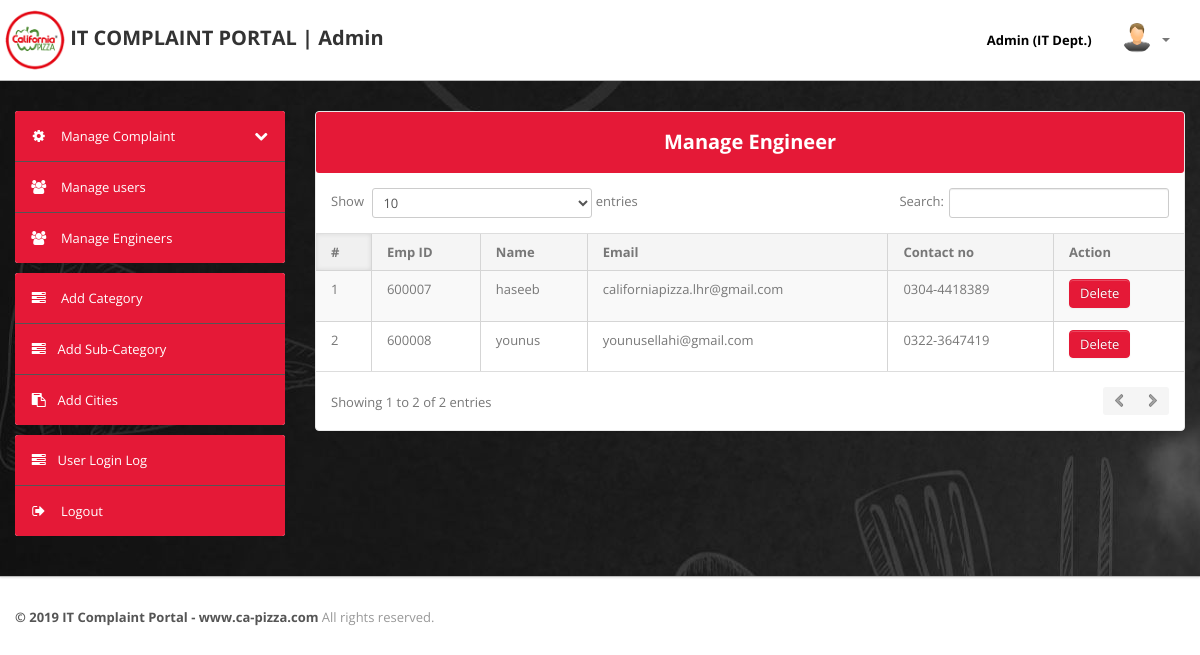
The page /admin/manage-engineers.php (signed in) on the database its author committed.
### tables this page shows
CREATE TABLE `engineer` (
  `id` int(11) NOT NULL,
  `engid` varchar(250) NOT NULL,
  `username` varchar(250) NOT NULL,
  `email` varchar(250) NOT NULL,
  `contact` varchar(250) NOT NULL,
  `password` varchar(250) NOT NULL
);

### admin/manage-engineers.php (the view, shortened to what this page needs)
<?php
include('include/config.php');
if(strlen($_SESSION['alogin'])==0)
	{
header('location:index.php');
}
else{
?>
<!DOCTYPE html>
<html lang="en">
<head>
	<link type="text/css" href="bootstrap/css/bootstrap.min.css" rel="stylesheet">
	<link type="text/css" href="bootstrap/css/bootstrap-responsive.min.css" rel="stylesheet">
	<link type="text/css" href="css/theme.css" rel="stylesheet">
	<link type="text/css" href="images/icons/css/font-awesome.css" rel="stylesheet">
</head>
<body oncontextmenu="return false;">
<?php include('include/header.php');?>
	<div class="wrapper">
		<div class="container">
			<div class="row">
<?php include('include/sidebar.php');?>
			<div class="span9">
					<div class="content">
			<div class="module">
							<div class="module-head">
								<h3>Manage Engineer</h3>
							</div>
							<div class="module-body table">
								<table cellpadding="0" cellspacing="0" border="0" class="datatable-1 table table-bordered table-striped	 display" width="100%">
									<thead>
										<tr>
											<th>#</th>
											<th> Emp ID</th>
											<th> Name</th>
											<th>Email </th>
											<th>Contact no</th>
											<th>Action</th>
										</tr>
									</thead>
									<tbody>
<?php $query=mysqli_query($con,"select * from engineer");
$cnt=1;
while($row=mysqli_fetch_array($query))
{
?>
										<tr>
											<td><?php echo htmlentities($cnt);?></td>
											<td><?php echo htmlentities($row['engid']);?></td>
											<td><?php echo htmlentities($row['username']);?></td>
											<td><?php echo htmlentities($row['email']);?></td>
											<td> <?php echo htmlentities($row['contact']);?></td>
<td>
<a href="manage-engineers.php?engid=<?php echo htmlentities($row['engid']);?>&&action=del" title="Delete" onClick="return confirm('Do you really want to delete ?')">
<button type="button" class="btn btn-danger">Delete</button></a>
										</td>
										<?php $cnt=$cnt+1; } ?>
								</table>
							</div>
						</div>
					</div>
				</div>
			</div>
		</div>
	</div>
<?php include('include/footer.php');?>
</body>
	<?php } ?>

### rows shown on the page
engineer: engid "600007", username "haseeb", email "californiapizza.lhr@gmail.com", contact "0304-4418389"
engineer: engid "600008", username "younus", email "younusellahi@gmail.com", contact "0322-3647419"
